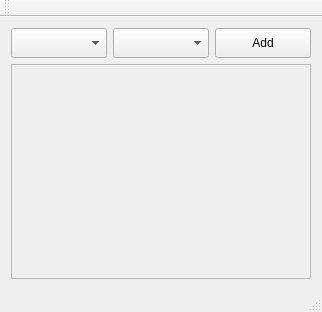
<?xml version="1.0" encoding="UTF-8"?>
<ui version="4.0">
 <class>MainWindow</class>
 <widget class="QMainWindow" name="MainWindow">
  <property name="geometry">
   <rect>
    <x>0</x>
    <y>0</y>
    <width>318</width>
    <height>312</height>
   </rect>
  </property>
  <property name="windowTitle">
   <string>MainWindow</string>
  </property>
  <widget class="QWidget" name="centralWidget">
   <layout class="QGridLayout" name="gridLayout_2">
    <item row="0" column="0">
     <layout class="QHBoxLayout" name="horizontalLayout">
      <item>
       <widget class="QComboBox" name="comboBox_MeasurementChannels">
        <property name="maximumSize">
         <size>
          <width>16777215</width>
          <height>30</height>
         </size>
        </property>
       </widget>
      </item>
      <item>
       <widget class="QComboBox" name="comboBox_MeasurementType">
        <property name="maximumSize">
         <size>
          <width>16777215</width>
          <height>30</height>
         </size>
        </property>
       </widget>
      </item>
      <item>
       <widget class="QPushButton" name="pushButton_AddMeasurement">
        <property name="maximumSize">
         <size>
          <width>16777215</width>
          <height>30</height>
         </size>
        </property>
        <property name="text">
         <string>Add</string>
        </property>
       </widget>
      </item>
     </layout>
    </item>
    <item row="1" column="0">
     <widget class="QFrame" name="frame">
      <property name="sizePolicy">
       <sizepolicy hsizetype="Fixed" vsizetype="Preferred">
        <horstretch>0</horstretch>
        <verstretch>0</verstretch>
       </sizepolicy>
      </property>
      <property name="minimumSize">
       <size>
        <width>300</width>
        <height>200</height>
       </size>
      </property>
      <property name="maximumSize">
       <size>
        <width>300</width>
        <height>16777215</height>
       </size>
      </property>
      <property name="frameShape">
       <enum>QFrame::StyledPanel</enum>
      </property>
      <property name="frameShadow">
       <enum>QFrame::Raised</enum>
      </property>
      <layout class="QGridLayout" name="gridLayout">
       <item row="0" column="0">
        <layout class="QVBoxLayout" name="verticalLayout_ChannelMeasurements"/>
       </item>
      </layout>
     </widget>
    </item>
   </layout>
  </widget>
  <widget class="QMenuBar" name="menuBar">
   <property name="geometry">
    <rect>
     <x>0</x>
     <y>0</y>
     <width>318</width>
     <height>22</height>
    </rect>
   </property>
  </widget>
  <widget class="QToolBar" name="mainToolBar">
   <attribute name="toolBarArea">
    <enum>TopToolBarArea</enum>
   </attribute>
   <attribute name="toolBarBreak">
    <bool>false</bool>
   </attribute>
  </widget>
  <widget class="QStatusBar" name="statusBar"/>
 </widget>
 <layoutdefault spacing="6" margin="11"/>
 <resources/>
 <connections/>
</ui>
